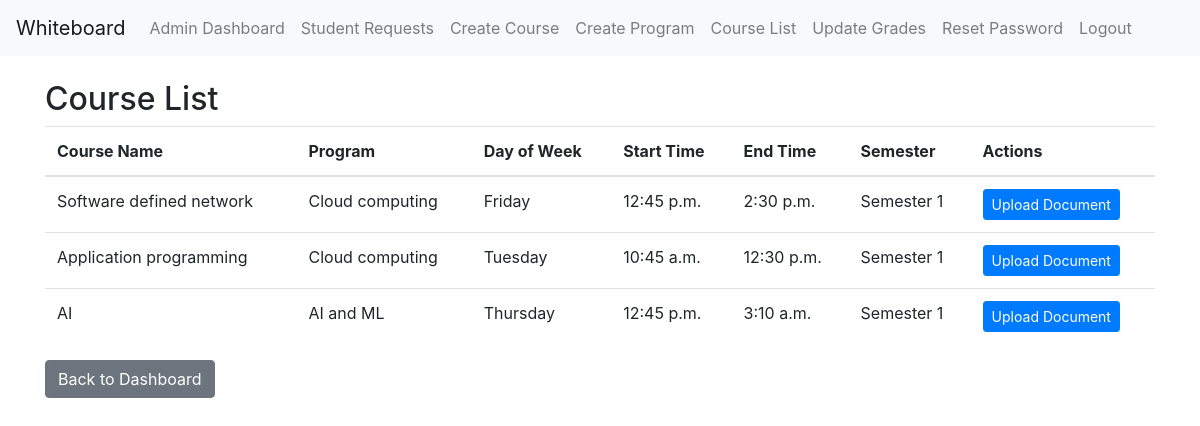
The page /admin-course-list/ (signed in) on the database its author committed.
### core/models.py (models this page shows, shortened)
class Course(models.Model):
    course_name = models.CharField(max_length=100)
    program = models.ForeignKey(Program, on_delete=models.CASCADE)
    day_of_week = models.CharField(max_length=10, choices=DAYS_OF_WEEK, default='Monday')
    start_time = models.TimeField(null=True, blank=True)
    end_time = models.TimeField(null=True, blank=True)
    semester = models.CharField(max_length=20, choices=SEMESTER_CHOICES, default='Semester 1')

class Program(models.Model):
    program_name = models.CharField(max_length=100)

### core/views.py (the view)
# urls.py: path('admin-course-list/', views.AdminCourseListView.as_view(), name='admin_course_list'),
class AdminCourseListView(LoginRequiredMixin, View):
    login_url = 'login'
    def get(self, request):
        if not request.user.is_staff:
            return redirect('student_dashboard')
        courses = Course.objects.all()
        return render(request, 'core/admin_course_list.html', {'courses': courses})

### templates/core/admin_course_list.html (shortened to what this page needs)
{% extends 'base.html' %}
{% block content %}
<h2>Course List</h2>
<table class="table">
    <thead>
        <tr>
            <th>Course Name</th>
            <th>Program</th>
            <th>Day of Week</th>
            <th>Start Time</th>
            <th>End Time</th>
            <th>Semester</th>
            <th>Actions</th>
        </tr>
    </thead>
    <tbody>
        {% for course in courses %}
        <tr>
            <td>{{ course.course_name }}</td>
            <td>{{ course.program.program_name }}</td>
            <td>{{ course.day_of_week }}</td>
            <td>{{ course.start_time }}</td>
            <td>{{ course.end_time }}</td>
            <td>{{ course.semester }}</td>
            <td>
                <a href="{% url 'upload_document' course.id %}" class="btn btn-primary btn-sm">Upload Document</a>
            </td>
        </tr>
        {% endfor %}
    </tbody>
</table>
<a href="{% url 'admin_dashboard' %}" class="btn btn-secondary">Back to Dashboard</a>
{% endblock %}

### rows shown on the page
Course: course_name "Software defined network", program.program_name "Cloud computing", day_of_week "Friday", start_time "12:45 p.m.", end_time "2:30 p.m.", semester "Semester 1"
Course: course_name "Application programming", program.program_name "Cloud computing", day_of_week "Tuesday", start_time "10:45 a.m.", end_time "12:30 p.m.", semester "Semester 1"
Course: course_name "AI", program.program_name "AI and ML", day_of_week "Thursday", start_time "12:45 p.m.", end_time "3:10 a.m.", semester "Semester 1"
